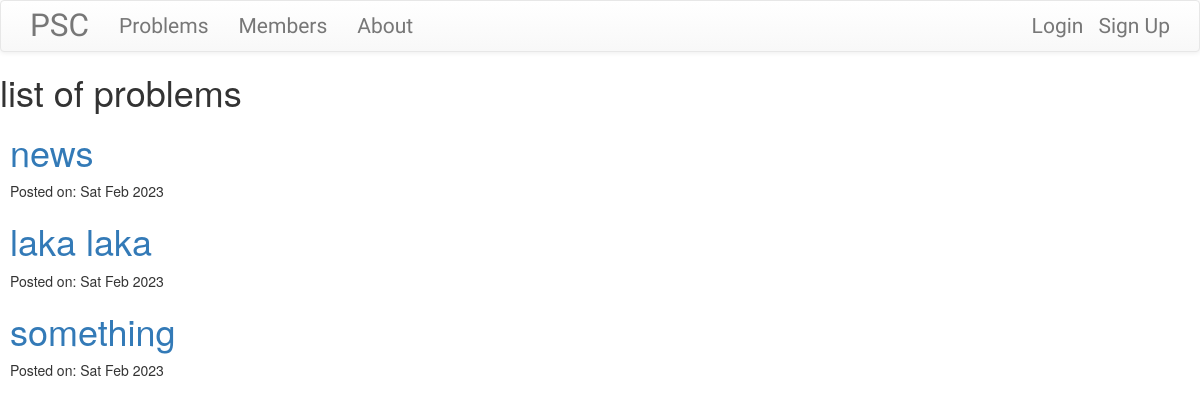
The app's page /problems/ with its own data.
### problems/models.py (models this page shows, shortened)
class Problem(models.Model):
    problem_type_choices = (
        ('c','Confidential'),
        ('sc','Semi-confidential'),
        ('p','Public')
    )
    problem_category_choices = (
        ('agriculture','Agriculture'),
        ('computer_science','Computer Science'),
        ('social_studies','Social Studies'),
        ('environment','Environmental Science'),
        ('mathematics','Mathematics'),
        ('engineering','Engineering'),
        ('physics','physics'),
        ('chemistry','chemistry'),
        ('other','Other')
    )
    author = models.ForeignKey('accounts.CustomUser', on_delete=models.CASCADE)
    title = models.CharField(max_length=200)
    problem_category = models.CharField(choices=problem_category_choices, max_length=50, default='other', verbose_name="Category of the problem")
    problem_brief = models.TextField()
    problem_reward = models.IntegerField(verbose_name='Prize money for providing the solution ')
    problem_description = models.TextField()
    created_date = models.DateTimeField(default=timezone.now)
    published_date = models.DateTimeField(blank=True, null=True)

### problems/views.py (the view)
# urls.py: path("", views.ProblemListView.as_view(), name="problem_list"),
class ProblemListView(ListView):
    model = Problem
    template_name = "problem_list.html"
    def get_queryset(self):
        return Problem.objects.filter(published_date__lte = timezone.now()).order_by('-published_date')

### problems/templates/problems/problem_list.html (shortened to what this page needs)
{% extends 'base.html' %}
{% block content %}
    <div class="centerstage">
        <h1> list of problems </h1>
        {% for problem in problem_list %}
            <div class="problem_card">
                <h1> <a href="{% url 'problems:problem_detail' pk=problem.pk %}"> {{problem.title}} </a></h1>
                <div class="date">
                    <p> Posted on: {{problem.published_date|date:"D M Y"}}</p>
                </div>
            </div>
        {% endfor %}
    </div>
{% endblock content %}

### static/problem_solvers_centre/css/master.css (style rules this page uses)
.problem_card { margin-left: 10px; }
.centerstage { margin-left: auto; margin-right: auto; }

### records on screen
Problem: title "news", published_date "Sat Feb 2023"
Problem: title "laka laka", published_date "Sat Feb 2023"
Problem: title "something", published_date "Sat Feb 2023"
